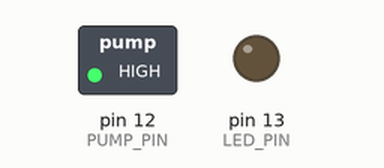
Bench run of a sketch on a simulated Arduino Uno, built with avr-gcc and run on an emulated ATmega328P. Shown: switched loads named in the sketch (green lamp = pin HIGH), output pins drawn as LEDs (lit = HIGH).

Above: at 2.5 s.
At 7.5 s:
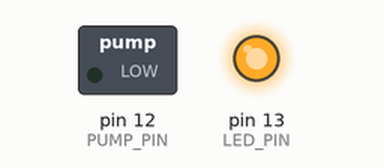
Timing chart, 0 to 13.0 s (numbered marks = the images above):
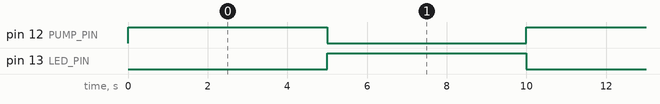

Measured:
- by itself, pin 12 (PUMP_PIN), pin 13 (LED_PIN): alternates HIGH for 5.0 s and LOW for 5.0 s
- by itself, everything shown: repeats every 10.0 s, in 3 steps

The sketch:

RelaySwitchTest.ino
```cpp
//RelaySwitchTest.ino

#define PUMP_PIN 12
#define LED_PIN 13

void setup() {
  pinMode(PUMP_PIN, OUTPUT);
  pinMode(LED_PIN, OUTPUT);
  digitalWrite(PUMP_PIN, LOW);
  digitalWrite(LED_PIN, LOW);
}

void loop() {
  digitalWrite(PUMP_PIN, HIGH);
  delay(5000);
  digitalWrite(PUMP_PIN, LOW);
  // delay(5000);
  digitalWrite(LED_PIN, HIGH);
  delay(5000);
  digitalWrite(LED_PIN, LOW);

}
```
